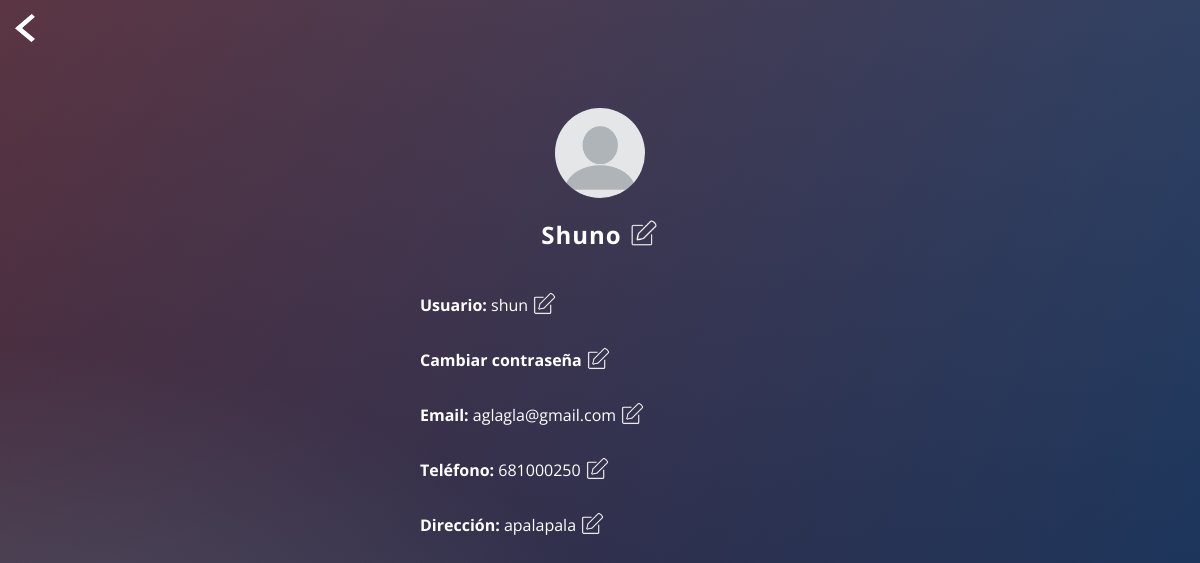
Screenshot of /ReservaYa/negocio/perfil/index.php (signed in) with the database file from the repository.
### tables this page shows
CREATE TABLE `negocios` (
  `id` int(11) NOT NULL,
  `nombre` varchar(50) NOT NULL,
  `direcc` varchar(100) NOT NULL,
  `mail` varchar(150) NOT NULL,
  `telf` varchar(15) NOT NULL,
  `nomUsr` varchar(50) NOT NULL,
  `pwd` varchar(100) NOT NULL,
  `activo` int(1) NOT NULL,
  `foto` varchar(50) NOT NULL DEFAULT '',
  `tipoNegocio` int(1) NOT NULL
);

### ReservaYa/negocio/perfil/index.php (the view, shortened to what this page needs)
<!DOCTYPE html>
<html lang=es>
    <head>
        <link href="../../css/msg-style.css" rel="stylesheet" type="text/css">
        <link href="../../css/global.css" rel="stylesheet" type="text/css">
        <link href="../../css/perfil-style.css" rel="stylesheet" type="text/css">
    </head>
    <body>
        <?php
        if (isset($_SESSION["nombre"])) {
            if ($_SESSION["activo"]) {
                $conex = conectar("reservas_negocios");
                $consulta = "SELECT * FROM negocios WHERE id='".$_SESSION['idNegocio']."'";
                if($rs = mysqli_query($conex, $consulta)) {
                    while ($vec = mysqli_fetch_array($rs)) {
                        $nombre = $vec["nombre"];
                        $direcc = $vec["direcc"];
                        $mail = $vec["mail"];
                        $telf = $vec["telf"];
                        $nombreUsr = $vec["nomUsr"];
                        $foto = $vec["foto"];
                        ?>
                        <a href="../../index.php"><div id="volver"><img src="../../imgs/menu_icons/atras.png" alt="atras"></div></a>
                        <div class="info">
                            <div id="foto">
                                <img onclick="mostrarCard(1)" id="avatar" src='../../imgs/users/<?php if($foto != NULL){echo $foto;}else{echo ("no-user-img.png");}?>'>
                            </div>
                            <div onclick="mostrarCard(2)">
                                <h2 class="campo-perfil" id="nombre">
                                    <?php echo $nombre;?> <img style="width: 30px; height: 30px; vertical-align: text-top;" class="edit-icon" src="../../imgs/menu_icons/edit.png" alt="edit">
                                </h2>
                            </div>
                            <div onclick="mostrarCard(3)">
                                <p class="campo-perfil">
                                    <strong>Usuario:</strong> <?php echo $nombreUsr;?>
                                    <img class="edit-icon" src="../../imgs/menu_icons/edit.png" alt="edit">
                                </p>
                            </div>
                            <div onclick="mostrarCard(4)">
                                <p class="campo-perfil">
                                    <strong>Cambiar contraseña</strong>
                                    <img class="edit-icon" src="../../imgs/menu_icons/edit.png" alt="edit">
                                </p>
                            </div>
                            <div onclick="mostrarCard(5)">
                                <p class="campo-perfil">
                                    <strong>Email:</strong> <?php echo $mail;?>
                                    <img class="edit-icon" src="../../imgs/menu_icons/edit.png" alt="edit">
                                </p>
                            </div>
                            <div onclick="mostrarCard(6)">
                                <p class="campo-perfil">
                                    <strong>Teléfono:</strong> <?php echo $telf;?>
                                    <img class="edit-icon" src="../../imgs/menu_icons/edit.png" alt="edit">
                                </p>
                            </div>
                            <div onclick="mostrarCard(7)">
                                <p class="campo-perfil">
                                    <strong>Dirección:</strong> <?php echo $direcc;?>
                                    <img class="edit-icon" src="../../imgs/menu_icons/edit.png" alt="edit">
                                </p>
                            </div>
                        </div>
                        <?php
                    }
                }
            }
        } else {header("Location: ../../index.php");}
        ?>
    </body>
</html>

### ReservaYa/css/global.css (style rules this page uses)
* { -webkit-box-sizing:border-box; -moz-box-sizing:border-box; -ms-box-sizing:border-box; -o-box-sizing:border-box; box-sizing:border-box; }
html { width: 100%; min-height: 100%; overflow-y: auto; overflow-x: hidden; }
body { width: 100%; min-height: 100%; font-family: 'Open Sans', sans-serif; background: #092756; background: -moz-radial-gradient(0% 100%, ellipse cover, rgba(104,128,138,.4) 10%,rgba(138,114,76,0) 40%),-moz-linear-gradient(top, rgba(57,173,219,.25) 0%, rgba(42,60,87,.4) 100%), -moz-linear-gradient(-45deg, #670d10 0%, #092756 100%); background: -webkit-radial-gradient(0% 100%, ellipse cover, rgba(104,128,138,.4) 10%,rgba(138,114,76,0) 40%), -webkit-linear-gradient(top, rgba(57,173,219,.25) 0%,rgba(42,60,87,.4) 100%), -webkit-linear-gradient(-45deg, #670d10 0%,#092756 100%); background: -o-radial-gradient(0% 100%, ellipse cover, rgba(104,128,138,.4) 10%,rgba(138,114,76,0) 40%), -o-linear-gradient(top, rgba(57,173,219,.25) 0%,rgba(42,60,87,.4) 100%), -o-linear-gradient(-45deg, #670d10 0%,#092756 100%); background: -ms-radial-gradient(0% 100%, ellipse cover, rgba(104,128,138,.4) 10%,rgba(138,114,76,0) 40%), -ms-linear-gradient(top, rgba(57,173,219,.25) 0%,rgba(42,60,87,.4) 100%), -ms-linear-gradient(-45deg, #670d10 0%,#092756 100%); background: -webkit-radial-gradient(0% 100%, ellipse cover, rgba(104,128,138,.4) 10%,rgba(138,114,76,0) 40%), linear-gradient(to bottom, rgba(57,173,219,.25) 0%,rgba(42,60,87,.4) 100%), linear-gradient(135deg, #670d10 0%,#092756 100%); filter: progid:DXImageTransform.Microsoft.gradient( startColorstr='#3E1D6D', endColorstr='#092756',GradientType=1 ); background-repeat: no-repeat; background-attachment: fixed; }

### ReservaYa/css/perfil-style.css (style rules this page uses)
#volver { float: left; width: 40px; height: 40px; border-radius: 50%; cursor: pointer; }
#volver img { width: 20px; margin-left: 7px; margin-top: 6px; }
.info { z-index: 1; position: absolute; margin: auto; margin-top: 80px; left: 0; right: 0; color: #fff; display: block; width: 30%; padding-top: 20px; }
.info h2, h3 { letter-spacing:1px; text-align:center; }
.campo-perfil { width: auto; margin-bottom: 30px; }
#nombre { margin-bottom: 40px; }
#foto { height: 90px; width: 90px; display: block; margin: auto; }
#avatar { float: left; position: absolute; cursor: pointer; border-radius: 50%; height: 90px; width: 90px; }
.edit-icon { vertical-align: text-bottom; height: 25px; width: 25px; }

### rows the page displays
negocios: nombre "Shuno", nomUsr "shun", mail "aglagla@gmail.com", telf "681000250", direcc "apalapala"
